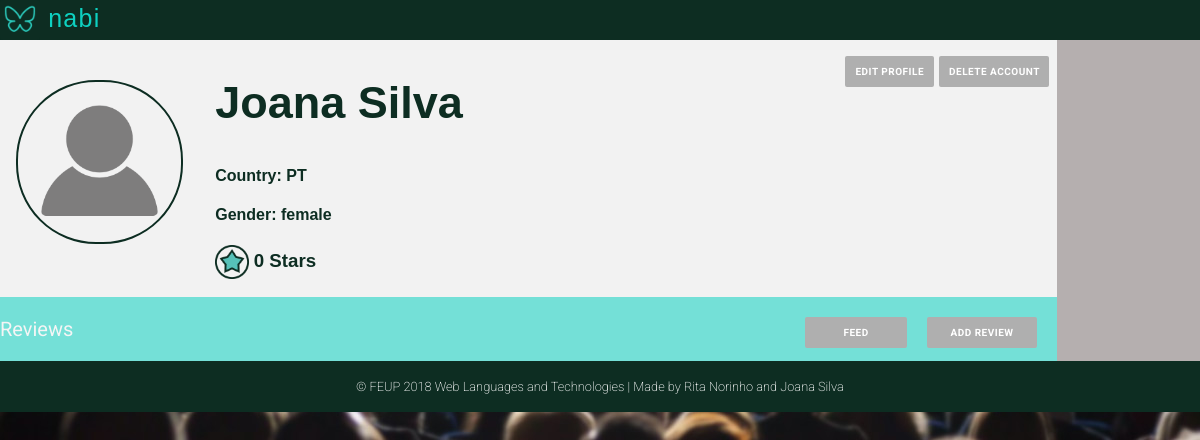
Page /pages/profile.php (signed in) on the earlier database version.
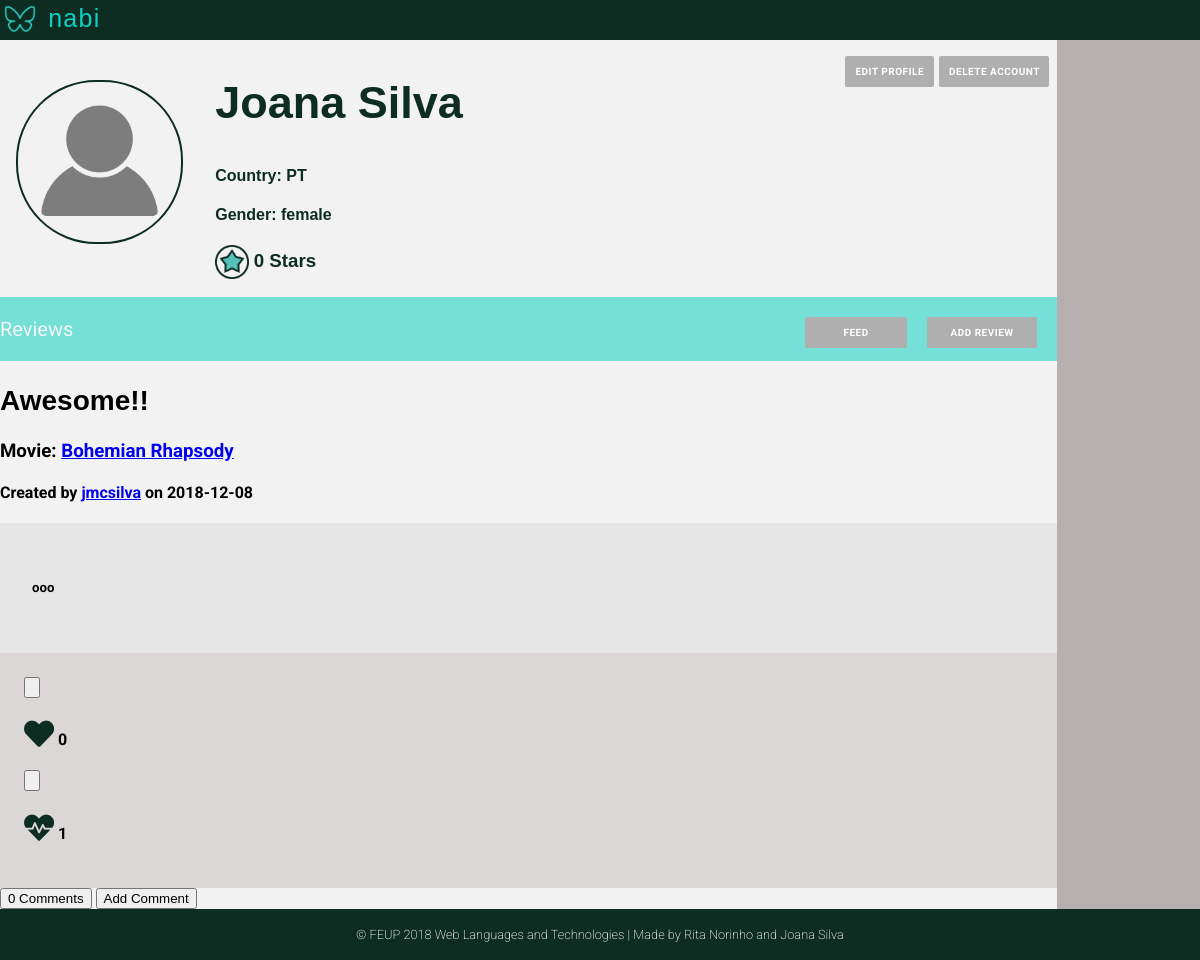
Same page on the later database version.
### tables this page shows
CREATE TABLE User (
    ID        INTEGER PRIMARY KEY AUTOINCREMENT,
    FirstName STRING NOT NULL,
    LastName  STRING NOT NULL,
    Username  STRING UNIQUE NOT NULL,
    Gender    STRING NOT NULL,
    Birthday  DATE NOT NULL,
    Country   STRING NOT NULL,
    Email     STRING UNIQUE NOT NULL,
    Password  CHAR (256) NOT NULL,  
    Photo     STRING DEFAULT "default.jpg",
    Points    INTEGER
    
);

CREATE TABLE Review (
    ID          INTEGER PRIMARY KEY AUTOINCREMENT,
    Title       STRING  NOT NULL,
    UserID      INTEGER REFERENCES User(ID) ON DELETE CASCADE,
    MovieID     INTEGER REFERENCES Movie(ID) ON DELETE CASCADE,
    ReviewDate  DATE NOT NULL,
    Description STRING NOT NULL
    
);

### pages/profile.php (called while the page is built, shortened)
<?php
    include_once('../templates/common/tpl_header.php');
    include_once('../templates/tpl_profile.php');
    include_once('../templates/tpl_draw_reviews.php');
    include_once('../templates/common/tpl_footer.php');
    include_once('../database/db_user.php');
    if (isset($_GET['username'])){
        $username=$_GET['username'];
    }
    else {
        $username=$_SESSION['username'];
    }
    $user_info = getUserInfo($username);
    $user_reviews=getUserReviews($username);
    foreach ($user_reviews as $k => $review){
        $user_reviews[$k]['MovieName'] = getMovieName($review['MovieID']);
        $user_reviews[$k]['UserName'] = $user_info['Username'];
        $user_reviews[$k]['NumberComments'] = getNumberComments($review['ID'],$review['UserID']);
        $user_reviews[$k]['Heart'] = getLikesReview($review['ID']);
        $user_reviews[$k]['Dislike'] = getDisLikesReview($review['ID']);
        $user_reviews[$k]['Comments']=getCommentsReview($review['ID']);
    }
    draw_profile($user_info,$user_reviews);
?>

### database/db_user.php (called while the page is built, shortened)
<?php
  function getID($username) {
    $db = Database::instance()->db();
    try {
      $stmt = $db->prepare('SELECT ID FROM User WHERE username = ?');
      $stmt->execute(array($username));
      if($row = $stmt->fetch()){
        return $row['ID'];
      }
    }catch(PDOException $e) {
      return -1;
    }
  }
  function getUserInfo($username) {
      $db = Database::instance()->db();
      $stmt = $db->prepare('SELECT * FROM User WHERE username = ?');
      $stmt->execute(array($username));
      return  $stmt->fetch();
  }
  function getUserReviews($username){
    $id=getID($username);
    $db = Database::instance()->db();
    $allReviews= $db->prepare('SELECT * FROM Review WHERE UserID = ?');
    $allReviews->execute(array($id));
    $reviews= $allReviews->fetchAll();
    return $reviews;
  }
?>

### templates/common/tpl_header.php (shortened to what this page needs)
<!DOCTYPE html>
<html>
<head>
    <link rel="stylesheet" href="../css/style.css">
    <link rel="stylesheet" href="https://use.fontawesome.com/releases/v5.3.1/css/all.css">
</head>

### templates/tpl_profile.php (shortened to what this page needs)
<body>
<?php function draw_profile($userinfo, $reviews) { ?>
<div class="profile_container">
    <div class="profile_header">
        <header>
        <p>  <img src="../assets/mininabi.png" alt="Nabi logo (butterfly)" width="40" height="40"> nabi
       </header>
    </div>
    <div class="side_nav">
    </div>
      <div class="profile_photo">
          <?php if(!(file_exists("../assets/profilePhotos/".$userinfo['ID'].".jpg"))){ ?>
            <img src="../assets/profilePhotos/default.jpg" width="100" height="100" alt="profile avatar">
          <?php } else{ ?>
            <img src="../assets/profilePhotos/<?=$userinfo['ID']?>.jpg" width="100" height="100" alt="profile avatar">
           <?php } ?>
     </div>
    <div class="profile_info" >
        <div class="edit_profile">
           <p>
           <div class="delete">
                <input onclick="openBox('Delete Account')" type="submit" value="Delete Account"/>
            </div>
             <a href="edit_profile.php" class="edit"> edit profile </a>
            </p>
       </div>
        <div class="profile_name">
            <h2>
                  <?=$userinfo['FirstName']?> <?=$userinfo['LastName']?>
            </h2>
        </div>
        <div class="profile_country">
            <h4> Country: <?=$userinfo['Country']?> </h4>
        </div>
        <div class="profile_gender">
            <h4> Gender: <?=$userinfo['Gender']?> </h4>
        </div>
        <div class="profile_points">
        <h3><img src="../assets/star.png" alt ="star icon" >
            <?=$userinfo['Points']?> Stars </h3>
        </div>
    </div>
    <div class="Reviews">
        <p>Reviews
        <input  onclick="openBox('Add Review')" type="submit" value ="Add Review">
        <a href="main_page.php"> Feed </a>
        </p>
    </div>
     <div class="profile_reviews">
        <?php draw_reviews($reviews); ?>
    </div>
    <div class="profile_footer">
         <?php draw_footer(); ?>
    </div>
    </div>
<?php } ?>
    </body>
    </html>

### templates/tpl_draw_reviews.php (shortened to what this page needs)
<body>
    <?php function draw_reviews($reviews){?>
    <?php foreach($reviews as $review){?>
        <article data-id="<?=$review['ID']?>" user-id="<?=$review['UserID']?>">
        <div class="review_info">
             <h2><?=$review['Title']?> </h2>
            <h3> Movie: <a href="movie.php?movie_id=<?php echo htmlentities($review['MovieID'])?>"><?=$review['MovieName']?></a> </h3>
            <h4> Created by
            <a href="profile.php?username=<?php echo htmlentities($review['UserName'])?>"><?=$review['UserName']?></a>
            on <?=$review['ReviewDate']?></h4>
        </div>
        <div class="review_content">
            <h5><?=$review['Description']?></h5>
        </div>
        <div class="review_likes">
                <div class="likes">
                    <input type="button">
                    <h4><span class="fas fa-heart" ></span>
                    <?=$review['Heart']?></h4>
                </div>
                <div class="dislikes">
                    <input type="button">
                    <h4><span class="fas fa-heartbeat"></span>
                    <?=$review['Dislike']?></h4>
                </div>
        </div>
         <div class="comments">
            <input type="button" onclick ="openBox('Show Comments')" value="<?=$review['NumberComments']?> Comments">
            <input type="button" onclick="openBox('Add Comment')" value="Add Comment">
        </div>
        </article>
        <?php }?>
    <?php }?>
</body>

### templates/common/tpl_footer.php
<?php function draw_footer(){?>
<footer>
    <p> &#169; FEUP 2018 Web Languages and Technologies | Made by Rita Norinho and Joana Silva  </p>
</footer>
<?php } ?>

### css/style.css (style rules this page uses)
body { margin: 0 auto; font-family: 'Roboto', sans-serif; --bg-color-dark: #0D2D22; --bg-color-light: #0ED1C1; --panel-color: #FFFFFF; --logo-font-color: #00311D; --input-color: #f2f2f2; --bg-color-nav:rgba(14, 209, 193, 0.548); --bg-color-sidenav:rgba(177, 171, 171, 0.932); --color-buttons:rgb(175, 175, 175); background-image: url('../assets/background.jpg'); background-position: center; background-attachment: fixed; background-repeat: no-repeat; background-size: cover; }
header { text-align: center; background-color: var(--bg-color-dark); }
footer p { padding:1.4em; text-align: center; background-color: var(--bg-color-dark); font-size: 0.8em; font-weight: 200; color:white; margin:0; }
div.profile_container { background-color: var(--input-color); background-image: none; display: grid; font-family: "Roboto", 'sans-serif'; grid-template-columns: auto 6fr 1fr; grid-template-rows: auto 1fr auto auto auto; grid-template-areas: "header header header" "image info goto" "nav nav goto" "reviews reviews goto" "footer footer footer"; }
.profile_header, .feed_header { grid-area: header; background-color: var(--bg-color-dark); padding: 0; }
.profile_header p, .feed_header p { text-align: left; font-family: 'Candara',sans-serif; font-size: 25px; margin: 0; letter-spacing: 0.05em; color: var(--bg-color-light); padding: 0; margin-right: 0; }
.profile_header p img, .feed_header p img { vertical-align: middle; }
.Reviews p a, .Reviews p button, .Reviews input[type="submit"] { -webkit-appearance: none; margin-right: 2em; width: 8.2em; text-align: center; margin-top:0em; }
.Reviews p button, .Reviews input[type="submit"], .edit_profile input[type="submit"], .comments input[type="submit"] { cursor: pointer; border: 0; width: 11em; }
div.profile_info { grid-area: info; font-family: 'Candara',sans-serif; color: var(--bg-color-dark); padding-left: 1em; }
.profile_points img { width: 25pt; height: 25pt; vertical-align: middle; }
.profile_photo { grid-area: image; padding: 1em; padding-top: 2.5em; }
.profile_photo img { margin:0; width: 10.2em; height: 10em; object-fit: cover; border: 2px solid var(--bg-color-dark); border-radius: 5em; }
.profile_name h2 { font-size: 45px; }
.edit_profile a , .Reviews p a,.Reviews p button, .upload_photo .file_btn, .upload_photo input[type="submit"], .Reviews input[type="submit"], .edit_profile input[type="submit"], .comments input[type="submit"], .popup input[type="submit"], .popup input[type="button"] { float: right; letter-spacing: 0.05em; font-family: "Roboto",'sans-serif'; text-transform: uppercase; text-decoration: none; font-weight: bold; background: var(--color-buttons); padding: 10px; color: var(--panel-color); font-size: 10px; border-radius: 2px; }
.profile_info p { margin-top: 1em; margin-right: 1em; }
.edit { margin-right:0.5em; }
.delete { margin-right:0.5em; }
.side_nav { background-color: var(--bg-color-sidenav); grid-area: goto; font-size: 25px; font-family: "Roboto",sans-serif; }
.Reviews { grid-area: nav; background-color: var(--bg-color-nav); color: whitesmoke; font-size: 20px; }
div.profile_reviews { grid-area: reviews; }
.review_info h2 { font-family: 'Candara', sans-serif; font-weight: bold; font-size: 28px; }
.review_content { margin: 0; font-family: 'Roboto', sans-serif; background-color: #d8d5d579; font-size: 16px; font-weight: 200; word-spacing: 0.1em; padding: 2em; line-height: 1.6; }
.review_likes { background-color: #c0b8b879; padding: 1.5em; }
.likes h4 span, .dislikes h4 span { font-size: 30px; color: var(--bg-color-dark); }
.profile_footer { grid-area: footer; }

Differences in the rows shown:
added review: Title "Awesome!!", MovieName "Bohemian Rhapsody", UserName "jmcsilva", ReviewDate "2018-12-08", Description "ooo", Heart "0", Dislike "1"
